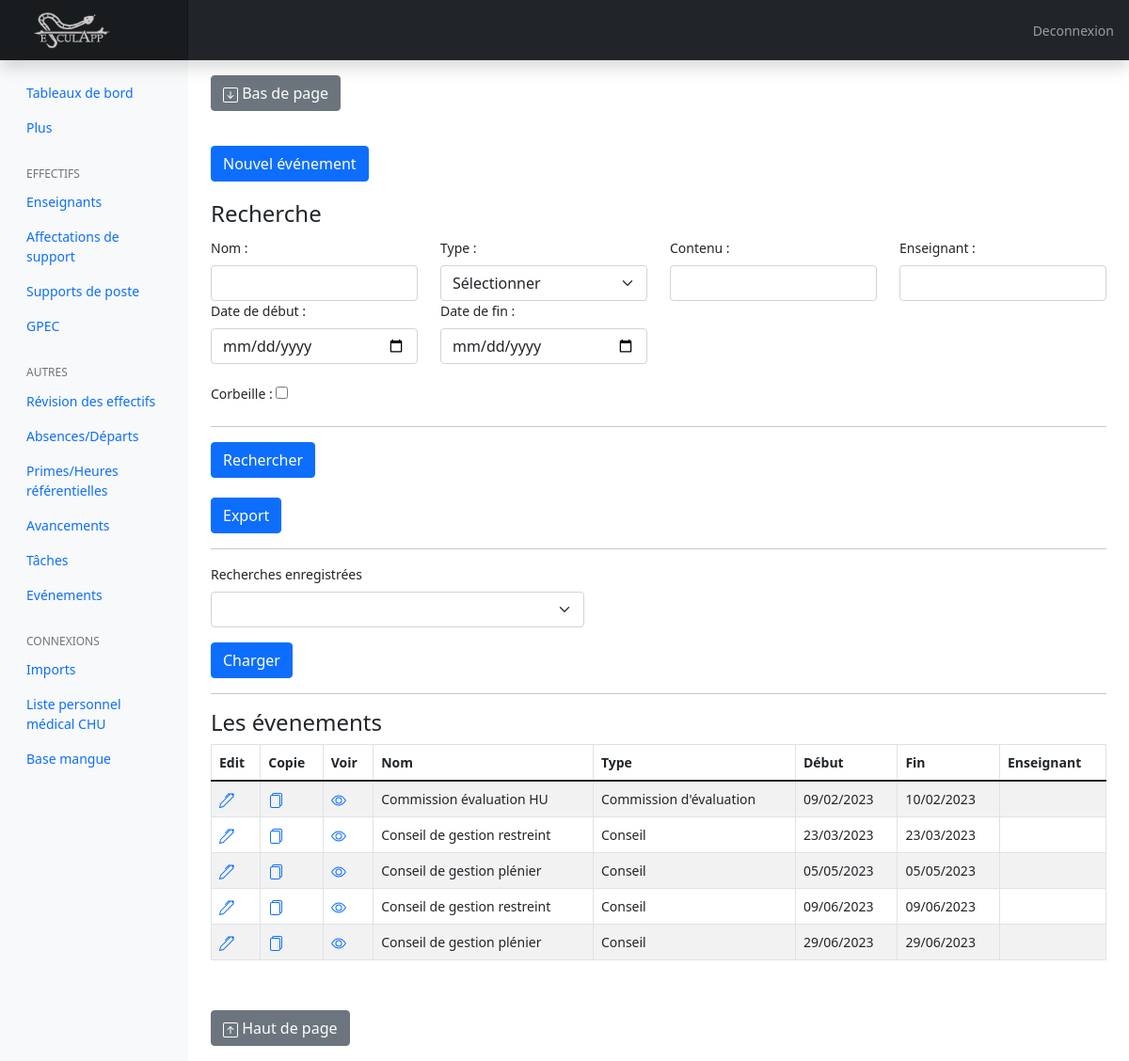
/index.php?action=allEvents (signed in), run on the app's committed database.
### tables this page shows
CREATE TABLE IF NOT EXISTS `evenement` (
  `identifiant` int(11) NOT NULL AUTO_INCREMENT,
  `nom` varchar(500) DEFAULT NULL,
  `type_evenement` int(11) DEFAULT NULL,
  `contenu` varchar(5000) DEFAULT NULL,
  `debut` date DEFAULT NULL,
  `fin` date DEFAULT NULL,
  `enseignant` int(11) DEFAULT NULL,
  `Corbeille` varchar(150) DEFAULT NULL,
  PRIMARY KEY (`identifiant`)
);

CREATE TABLE IF NOT EXISTS `type_evenement` (
  `identifiant` int(11) NOT NULL AUTO_INCREMENT,
  `intitule` varchar(150) NOT NULL,
  PRIMARY KEY (`identifiant`)
);

### controller/fronted2.php (called while the page is built, shortened)
<?php
require_once ('model/eventsManager.php');
function allEvents()
{
    $eventsManager = new eventsManager();
    $req = $eventsManager->getAllEvents('present');
    require ("view/fronted/listEventsView.php");
}

### model/Manager.php (called while the page is built, shortened)
<?php
class Manager
{
    public function selectEventsManager()
    {
        $selectEventsManager = '
            SELECT ev.identifiant identifiant, ev.nom nom, t.identifiant identifiant_type, t.intitule type, ev.contenu contenu, DATE_FORMAT(ev.debut, \'%d/%m/%Y \') debut, DATE_FORMAT(ev.fin, \'%d/%m/%Y \') fin,  ev.debut debut2, ev.fin fin2, e.identifiant identifiant_enseignant, e.nom enseignant, e.prenom prenom_enseignant, ev.corbeille etatCorbeille
            FROM evenement ev
            LEFT JOIN enseignants e
            ON ev.enseignant = e.identifiant
            LEFT JOIN type_evenement t
            ON ev.type_evenement = t.identifiant
        ';
        return $selectEventsManager;
    }
}

### model/eventsManager.php (called while the page is built, shortened)
<?php
require_once ('model/Manager.php');
class eventsManager extends mgmtHU\Model\Manager
{
    public function getAllEvents($corbeille)
    {
        $select = $this->selectEventsManager();
        $etatCorbeille = ($corbeille == "corbeille") ? 'ev.Corbeille is not null' : 'ev.Corbeille is null';
        $db = $this->dbConnect();
        $allEvents = $db->prepare('
            '.$select.'
            WHERE '.$etatCorbeille.'
            ORDER BY debut2
        ');
        $allEvents->execute(array(
        ));
        return $allEvents;
    }
}

### view/fronted/listEventsView.php (the view, shortened to what this page needs)
    <p>
    <a href="index.php?action=createEvent" class="btn btn-primary">Nouvel événement</a>
    </p>
    <?php
    if (isset($search)){
        require("view/fronted/form/presearchEventsForm.php");
        echo
        '
        <br>
        <p>
        <a href="index.php?action=exportListEvents&corbeille=' . $corbeille . '&nom=' . $nom . '&type=' . $type . '&contenu=' . $contenu . '&debut=' . $debut . '&fin=' . $fin . '&enseignant=' . $enseignant . '" class="btn btn-primary">Export</a>
        </p>
        '
        ;
    }
    else {
        require("view/fronted/form/searchEventsForm.php");
        echo
        '
        <br>
        <p>
        <a href="index.php?action=exportAllEvents" class="btn btn-primary">Export</a>
        </p>
        '
        ;
    }
    require ("view/fronted/form/loadSearchEventsForm.php");
        echo '
       <hr>
       <table class="table table-bordered table-striped table-condensed">
        <h4>Les évenements</h4>
       <thead>
          <tr>
                <th>Edit</th>
                <th>Copie</th>
                <th>Voir</th>
                <th>Nom</th>
                <th>Type</th>
                <th>Début</th>
                <th>Fin</th>
                <th>Enseignant</th>
       </thead>
       <tbody>';
            while ($data = $req->fetch())
                {
                    echo '<tr>
                <td><a href="index.php?action=editEvent&identifiant=' . $data['identifiant'] . '">
                <svg xmlns="http://www.w3.org/2000/svg" width="16" height="16" fill="currentColor" class="bi bi-pen" viewBox="0 0 16 16">
                <path d="m13.498.795.149-.149a1.207 1.207 0 1 1 1.707 1.708l-.149.148a1.5 1.5 0 0 1-.059 2.059L4.854 14.854a.5.5 0 0 1-.233.131l-4 1a.5.5 0 0 1-.606-.606l1-4a.5.5 0 0 1 .131-.232l9.642-9.642a.5.5 0 0 0-.642.056L6.854 4.854a.5.5 0 1 1-.708-.708L9.44.854A1.5 1.5 0 0 1 11.5.796a1.5 1.5 0 0 1 1.998-.001zm-.644.766a.5.5 0 0 0-.707 0L1.95 11.756l-.764 3.057 3.057-.764L14.44 3.854a.5.5 0 0 0 0-.708l-1.585-1.585z"/>
                </svg>
                </a>
                </td>
                <td><a href="index.php?action=copyEvent&identifiant=' . $data['identifiant'] . '">
                <svg xmlns="http://www.w3.org/2000/svg" width="16" height="16" fill="currentColor" class="bi bi-files" viewBox="0 0 16 16">
                  <path d="M13 0H6a2 2 0 0 0-2 2 2 2 0 0 0-2 2v10a2 2 0 0 0 2 2h7a2 2 0 0 0 2-2 2 2 0 0 0 2-2V2a2 2 0 0 0-2-2zm0 13V4a2 2 0 0 0-2-2H5a1 1 0 0 1 1-1h7a1 1 0 0 1 1 1v10a1 1 0 0 1-1 1zM3 4a1 1 0 0 1 1-1h7a1 1 0 0 1 1 1v10a1 1 0 0 1-1 1H4a1 1 0 0 1-1-1V4z"/>
                </svg>
                </a>
                </td>
                <td><a href="index.php?action=event&identifiant=' . $data['identifiant'] . '">
                <svg xmlns="http://www.w3.org/2000/svg" width="16" height="16" fill="currentColor" class="bi bi-eye" viewBox="0 0 16 16">
                  <path d="M16 8s-3-5.5-8-5.5S0 8 0 8s3 5.5 8 5.5S16 8 16 8zM1.173 8a13.133 13.133 0 0 1 1.66-2.043C4.12 4.668 5.88 3.5 8 3.5c2.12 0 3.879 1.168 5.168 2.457A13.133 13.133 0 0 1 14.828 8c-.058.087-.122.183-.195.288-.335.48-.83 1.12-1.465 1.755C11.879 11.332 10.119 12.5 8 12.5c-2.12 0-3.879-1.168-5.168-2.457A13.134 13.134 0 0 1 1.172 8z"/>
                  <path d="M8 5.5a2.5 2.5 0 1 0 0 5 2.5 2.5 0 0 0 0-5zM4.5 8a3.5 3.5 0 1 1 7 0 3.5 3.5 0 0 1-7 0z"/>
                </svg>
                </a>
                </td>
                <td>' . $data['nom'] . '</td>
                <td>' . $data['type'] . '</td>
                <td>' . $data['debut'] . '</td>
                <td>' . $data['fin'] . '</td>
                <td><a href="index.php?action=teacher&identifiant=' . $data['identifiant_enseignant'] . '">' . $data['enseignant'] . ' ' . $data['prenom_enseignant'] . '</a></td>
                    </tr>';
                                }
        echo '</tbody></table>';
    ?>
<?php require('view/fronted/template/template.php'); ?>

### data on the page
evenement: nom "Commission évaluation HU", type_evenement.intitule "Commission d'évaluation", debut "09/02/2023", fin "10/02/2023"
evenement: nom "Conseil de gestion restreint", type_evenement.intitule "Conseil", debut "23/03/2023", fin "23/03/2023"
evenement: nom "Conseil de gestion plénier", type_evenement.intitule "Conseil", debut "05/05/2023", fin "05/05/2023"
evenement: nom "Conseil de gestion restreint", type_evenement.intitule "Conseil", debut "09/06/2023", fin "09/06/2023"
evenement: nom "Conseil de gestion plénier", type_evenement.intitule "Conseil", debut "29/06/2023", fin "29/06/2023"
